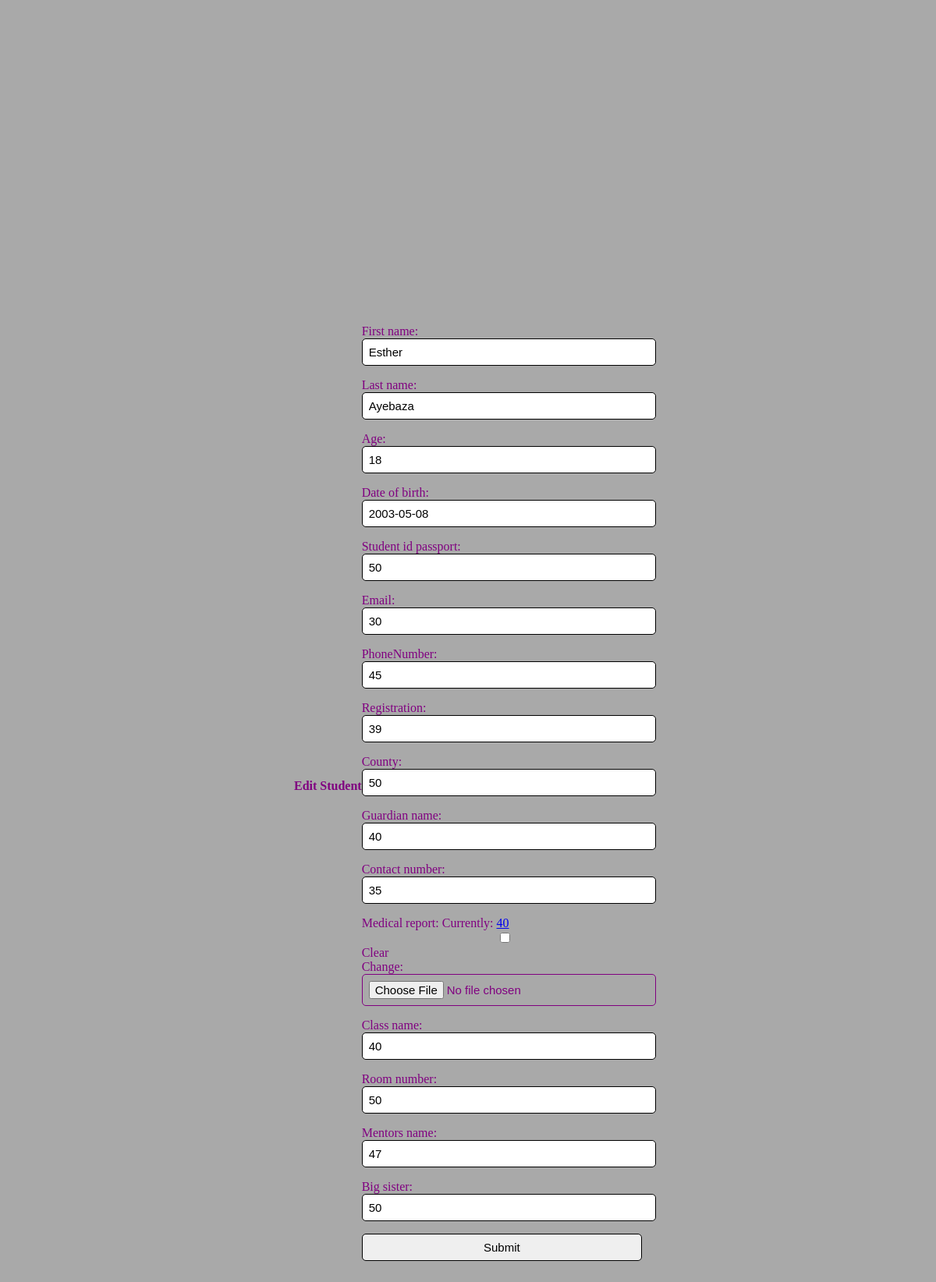
The app's page /student/edit/1/ with its own data.
### student/models.py (models this page shows)
class Student(models.Model):
    first_name=models.CharField(max_length=10,null=True,blank=True)
    last_name=models.CharField(max_length=10,null=True,blank=True)
    age=models.PositiveIntegerField(max_length=10,null=True,blank=True)
    date_of_birth=models.DateField(max_length=20,null=True,blank=True)
    student_id_passport=models.CharField(max_length=13,null=True,blank=True)
    email=models.EmailField(max_length=35,null=50,blank=True)
    phoneNumber=models.PositiveIntegerField(max_length=13,null=True,blank=True)
    registration=models.PositiveSmallIntegerField(max_length=10,null=True)
    county=models.CharField(max_length=13,null=True,blank=True)
    guardian_name=models.CharField(max_length=12,null=True,blank=True)
    contact_number=models.PositiveIntegerField(max_length=13,null=True,blank=True)
    medical_report=FileField(max_length=15,default=40,null=34,blank=True)
    class_name=models.CharField(max_length=13,default=40,null=True,blank=True)
    room_number=models.CharField(max_length=12,default=50,null=True,blank=True)
    mentors_name=models.CharField(max_length=12,default=47,null=True,blank=True)
    Big_sister=models.CharField(max_length=12,default=50,null=True,blank=True)

### student/views.py (the view)
# urls.py: path("edit/<int:id>/", edit_course, name="edit_student"),
def  edit_student(request,id):
     student=Student.objects.get(id=id)
     if request.method=="POST":
          form=Studentregistrationform(request.POST,instance=student)
          if form.is_valid():
               form.save()
     else:
          form=Studentregistrationform(instance=student)
          return render(request,"edit_student.html",{"form":form})
     return redirect("register_student")

### student/forms.py
class Studentregistrationform(forms.ModelForm):
    class Meta:
        model=Student
        fields="__all__"

### student/templates/edit_student.html (shortened to what this page needs)
<!DOCTYPE html>
<html lang="en">
<head>
</head>
<body>
    <h4>Edit Student</h4>
    <form method="POST">
        {{form.as_p}}
        <input type="submit">
</form>
</body>
</html>

### student/templates/edit_student.html (style rules this page uses)
body { background-color: darkgray; padding: 50; align-items: center; height: 250vh; display: flex; justify-content: center; color: purple; }
input { width: 100%; outline: none; border: 1px solid ; font-size: 15px; padding: 8px 8px; border-radius: 5px; }

### records on screen
Student: first_name "Esther", last_name "Ayebaza", age "18", date_of_birth "2003-05-08", student_id_passport "50", email "30", phoneNumber "45", registration "39", county "50", guardian_name "40", contact_number "35", class_name "40", room_number "50", mentors_name "47", Big_sister "50"
